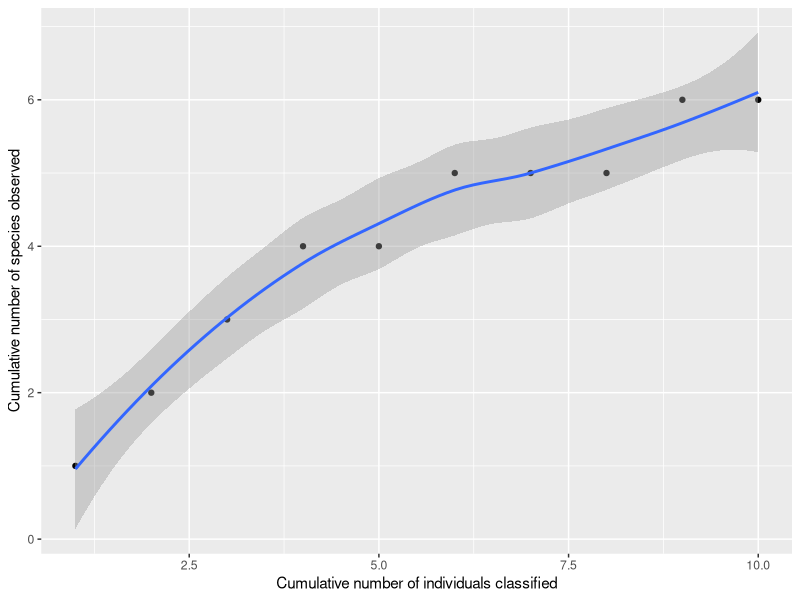
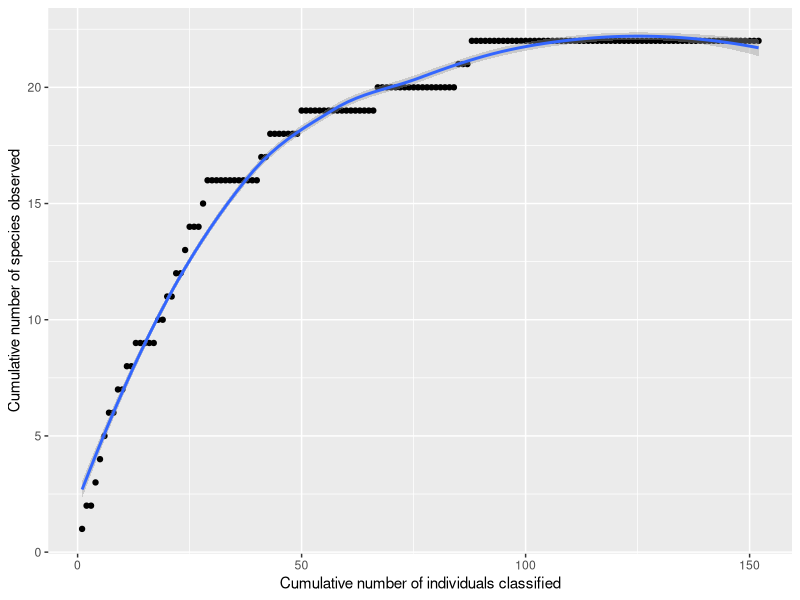

These figures' R source, in order:
## ---- chunk 1
#To make tables
library(kableExtra)
library(knitr)
#To manipulate and plot data
library(tidyverse)

## ---- chunk 2
example_data1 = data.frame(
  number = c(1,2,3),
  name = c("lion", "tiger", "bear"),
  characteristics = c("brown cat", "striped cat", "not a cat"),
  occurences = c(2, 4, 1)
)
candy_data = data.frame(
  number = c(1,2,3,4,5,6,7,8,9,10,11,12,13,14,15,16,17,18,19,20,21,22,23,24,25,26,27,28,29,30,31,32),
  candy = c("m&m green","m&m red","m&m blue","m&m yellow","m&m brown","
m&m orange", "skittle brown", "skittle red", "skittle green", "skittle orange", "skittle yellow","gummi bear red","gummi bear pink","gummi bear green","gummi bear orange","gummi bear yellow","gummi bear white","m&i pink" , "m&i green" , "m&i yellow" , "m&i orange" , "m&i red" , "worms red" , "balls yellow" , "balls green" , "balls purple", "balls orange","balls red","Hershie kiss","lego pink","lego yellow","lego blue"),
  occurences = c(28,28,60,44,30,63,39,33,42,35,23,15,16,18,15,19,16,39,36,27,32,40,14,4,5,3,5,7,16,7,5,4)
)

## ---- chunk 3
example_data1 %>% 
  kable("html") %>%
  kable_styling(bootstrap_options = "striped", font_size = 10, full_width = F)

candy_data %>% 
  kable("html") %>%
  kable_styling(bootstrap_options = "striped", font_size = 10, full_width = F)
## ---- chunk 4
example_data2 = data.frame(
  x = c(1,2,3,4,5,6,7,8,9,10),
  y = c(1,2,3,4,4,5,5,5,6,6)
)
collected = data.frame(
  x = c(1,2,3,4,5,6,7,8,9,10,11,12,13,14,15,16,17,18,19,20,21,22,23,24,25,26,27,28,29,30,31,32,33,34,35,36,37,38,39,40,41,42,43,44,45,46,47,48,49,50,51,52,53,54,55,56,57,58,59,60,61,62,63,64,65,66,67,68,69,70,71,72,73,74,75,76,77,78,79,80,81,82,83,84,85,86,87,88,89,90,91,92,93,94,95,96,97,98,99,100,101,102,103,104,105,106,107,108,109,110,111,112,113,114,115,116,117,118,119,120,121,122,123,124,125,126,127,128,129,130,131,132,133,134,135,136,137,138,139,140,141,142,143,144,145,146,147,148,149,150,151,152),
  y = c(1,2,2,3,4,5,6,6,7,7,8,8,9,9,9,9,9,10,10,11,11,12,12,13,14,14,14,15,16,16,16,16,16,16,16,16,16,16,16,16,17,17,18,18,18,18,18,18,18,19,19,19,19,19,19,19,19,19,19,19,19,19,19,19,19,19,20,20,20,20,20,20,20,20,20,20,20,20,20,
20,20,20,20,20,21,21,21,22,22,22,22,22,22,22,22,22,22,22,22,22,22,22,22,22,22,22,22,22,22,22,22,22,22,22,22,22,22,22,22,22,22,22,22,22,22,22,22,22,22,22,22,22,22,22,22,22,22,22,22,22,22,22,22,22,22,22,22,22,22,22,22,22)
)




## ---- chunk 5
ggplot(example_data2, aes(x=x, y=y)) +
  geom_point() +
  geom_smooth() +
  labs(x="Cumulative number of individuals classified", y="Cumulative number of species observed")
ggplot(collected, aes(x=x, y=y)) +
  geom_point() +
  geom_smooth() +
  labs(x="Cumulative number of individuals classified", y="Cumulative number of species observed")
## ---- chunk 6
species1 = 2/(2+4+1)
species2 = 4/(2+4+1)
species3 = 1/(2+4+1)

1 / (species1^2 + species2^2 + species3^2)
##SAMPLE
sample_candy_data = data.frame(
  number = c(1,2,3,4,5,6,7,8,9,10,11,12,13,14,15,16,17,18,19,20,21,22,23,24,25,26,27,28,29,30,31,32),
  candy = c("m&m green","m&m red","m&m blue","m&m yellow","m&m brown","
m&m orange", "skittle brown", "skittle red", "skittle green", "skittle orange", "skittle yellow","gummi bear red","gummi bear pink","gummi bear green","gummi bear orange","gummi bear yellow","gummi bear white","m&i pink" , "m&i green" , "m&i yellow" , "m&i orange" , "m&i red" , "worms red" , "balls yellow" , "balls green" , "balls purple", "balls orange","balls red","Hershie kiss","lego pink","lego yellow","lego blue"),
  occurences = c(5,7,14,8,9,9,10,7,13,7,3,2,3,3,6,5,5,5,3,7,6,10,0,0,1,0,0,0,4,1,1,0)
)
m_m_green =	5/154
m_m_red = 7/154
m_m_blue =	14/154
m_m_yellow = 8/154
m_m_brown =	9/154
m_m_orange = 9/154
skittle_brown =	10/154
skittle_red	= 7/154
skittle_green	= 13/154
skittle_orange	= 7/154
skittle_yellow	= 3/154
gummi_bear_red	= 2/154
gummi_bear_pink	= 3/154
gummi_bear_green	= 3/154
gummi_bear_orange	= 6/154
gummi_bear_yellow	= 5/154
gummi_bear_white = 5/154
m_i_pink =	5/154
m_i_green =	3/154
m_i_yellow =	7/154
m_i_orange =	6/154
m_i_red	= 10/154
worms_red	= 0/154
balls_yellow = 0/154
balls_green	= 1/154
balls_purple =	0/154
balls_orange	= 0/154
balls_red	= 0/154
chocolate_kiss =	4/154
lego_pink	= 1/154
lego_yellow	= 1/154
lego_blue =	0/154

sample_simpson=1 / (m_m_green^2 + m_m_red^2 + m_m_blue^2 + m_m_yellow^2 + m_m_brown^2 + m_m_orange^2 + skittle_brown^2 + skittle_red^2	+ skittle_green^2 +skittle_orange^2 + skittle_yellow^2  + gummi_bear_red^2 + gummi_bear_pink^2 + gummi_bear_green^2 + gummi_bear_orange^2 + gummi_bear_yellow^2 + gummi_bear_white^2 + m_i_pink^2 + m_i_green^2 + m_i_yellow^2 + m_i_orange^2 + m_i_red^2 + worms_red^2 + balls_yellow^2 + balls_green^2 + balls_purple^2 + balls_orange^2 + balls_red^2 + chocolate_kiss^2 + lego_pink^2 + lego_yellow^2 + lego_blue^2)

##Original
m_m_green =	28/768
m_m_red = 28/768
m_m_blue =	60/768
m_m_yellow = 44/768
m_m_brown =	30/768
m_m_orange =	63/768
skittle_brown =	39/768
skittle_red	= 33/768
skittle_green	= 42/768
skittle_orange	= 35/768
skittle_yellow	= 23/768
gummi_bear_red	= 15/768
gummi_bear_pink	= 16/768
gummi_bear_green	= 18/768
gummi_bear_orange	= 15/768
gummi_bear_yellow	= 19/768
gummi_bear_white =16/768
m_i_pink =	39/768
m_i_green =	36/768
m_i_yellow =	27/768
m_i_orange =	32/768
m_i_red	= 40/768
worms_red	= 14/768
balls_yellow = 4/768
balls_green	= 5/768
balls_purple =	3/768
balls_orange	= 5/768
balls_red	= 7/768
chocolate_kiss =	16/768
lego_pink	= 7/768
lego_yellow	= 5/768
lego_blue =	4/768


ori_simpson=1 / (m_m_green^2 + m_m_red^2 + m_m_blue^2 + m_m_yellow^2 + m_m_brown^2 + m_m_orange^2 + skittle_brown^2 + skittle_red^2	+ skittle_green^2 +skittle_orange^2 + skittle_yellow^2  + gummi_bear_red^2 + gummi_bear_pink^2 + gummi_bear_green^2 + gummi_bear_orange^2 + gummi_bear_yellow^2 + gummi_bear_white^2 + m_i_pink^2 + m_i_green^2 + m_i_yellow^2 + m_i_orange^2 + m_i_red^2 + worms_red^2 + balls_yellow^2 + balls_green^2 + balls_purple^2 + balls_orange^2 + balls_red^2 + chocolate_kiss^2 + lego_pink^2 + lego_yellow^2 + lego_blue^2)

## ---- chunk 7
3 + 1^2/(2*2)
##Sample
S_obs = 26
a = 3
b = 23
sample_chao1 = S_obs+a^2/(2*b)
##Original
S_obs = 32
a = 0
b = 32
ori_chao1 = S_obs+a^2/(2*b)
## ---- chunk 8
library(vegan)
## ---- chunk 9
example_data1_diversity = 
  example_data1 %>% 
  select(name, occurences) %>% 
  spread(name, occurences)

example_data1_diversity

candy_data_diversity = 
  candy_data %>% 
  select(candy, occurences) %>% 
  spread(candy, occurences)

candy_data_diversity


sample_candy_data_diversity = 
  sample_candy_data %>% 
  select(candy, occurences) %>% 
  spread(candy, occurences)

sample_candy_data_diversity
## ---- chunk 10
diversity(example_data1_diversity, index="invsimpson")
diversity(candy_data_diversity, index="invsimpson")
diversity(sample_candy_data_diversity, index="invsimpson")
## ---- chunk 11
specpool(example_data1_diversity)
specpool(candy_data_diversity)
specpool(sample_candy_data_diversity)
